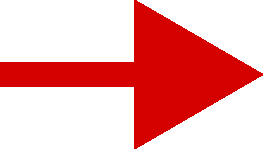
%> input picture src/.old/seta2.png, 263 x 149 px
$ octave Untitled3_imagemVeiculo.m   (GNU Octave 9; MATLAB toolbox functions it lacks are replaced by stand-ins)
%> lines starting %> are read from the running program, lines starting %| are printed output that depends on the picture
%%
clc,clear,close all

% Step 1: Load the arrow figure
arrowImg = imread('seta2.png');
%> arrowImg is the input picture: size 149x263x3 uint8; mean R, G, B 240.9, 169.1, 169.1

% Step 2: Create a figure and axes
figure;
axes('XLim', [-10 10], 'YLim', [-10 10]);

% Step 3: Define the circle's center and radius
xc = 0;
yc = 0;
r = 5;

% Step 4: Set up a time vector
t = linspace(0, 10, 100);
dt = t(2) - t(1);

% Step 5: Calculate the arrow's position and heading angle
for i = 1:length(t)
    theta = 2*pi*t(i);  % Adjust this line for desired rotation speed

    % Calculate the arrow's position
    x = xc + r*cos(theta);
    y = yc + r*sin(theta);

    % Calculate the adjusted heading angle
    adjustedArrow = imrotate(arrowImg, rad2deg(theta));

    % Step 6: Update the plot
    imshow(adjustedArrow, 'XData', [x-1 x+1], 'YData', [y-1 y+1]);
    hold on;
    plot(x, y, 'ro');  % Plot the circle's center
    hold off;

    pause(dt);
end
%> this loop made 100 passes
%> pass 1, `plot(x, y, 'ro');  % Plot the circle's center`:
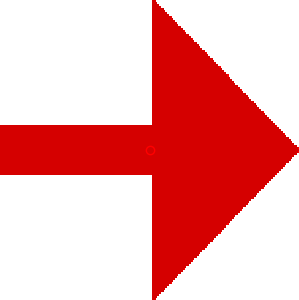
%> figure redrawn from the program's plot data; shown 149 times larger
%> pass 2, `adjustedArrow = imrotate(arrowImg, rad2deg(theta));`:
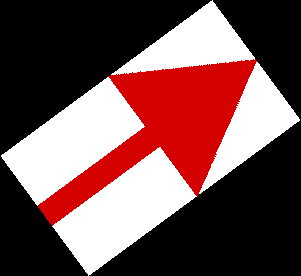
%> adjustedArrow: size 276x301x3 uint8; mean R, G, B 113.6, 79.8, 79.8
%> pass 3, `adjustedArrow = imrotate(arrowImg, rad2deg(theta));`:
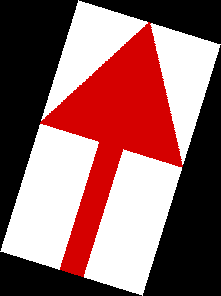
%> adjustedArrow: size 296x221x3 uint8; mean R, G, B 144.3, 101.3, 101.3

$ run again, with src/.old/0.png copied over src/.old/seta2.png
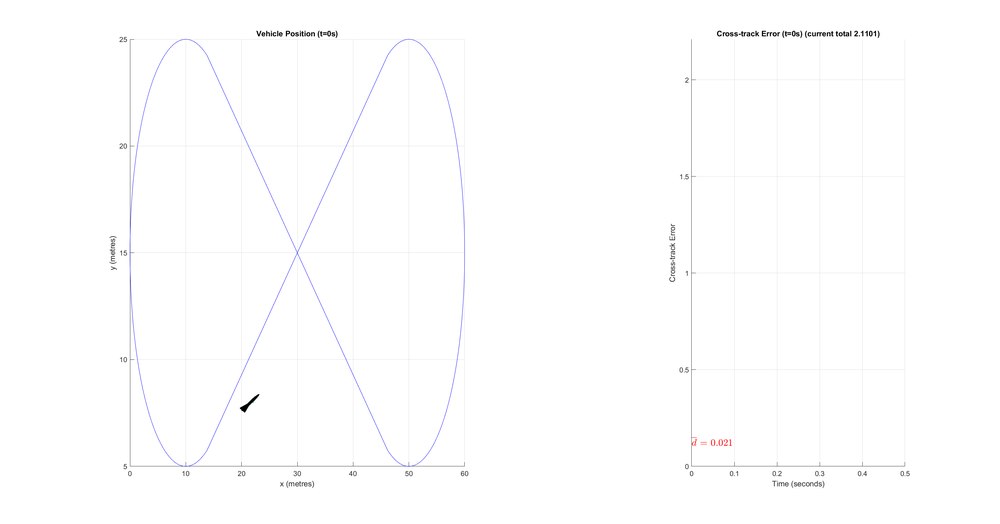
%> input picture src/.old/0.png, 1000 x 524 px, shrunk from 3000 x 1573 before the run
%> arrowImg is the input picture: size 524x1000x3 uint8; mean R, G, B 253.7, 253.7, 254.1
%> the loop `for i = 1:length(t)` made 100 passes
%> pass 1, `plot(x, y, 'ro');  % Plot the circle's center`:
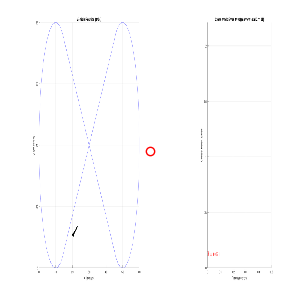
%> figure redrawn from the program's plot data; shown 150 times larger
%> pass 3, `adjustedArrow = imrotate(arrowImg, rad2deg(theta));`:
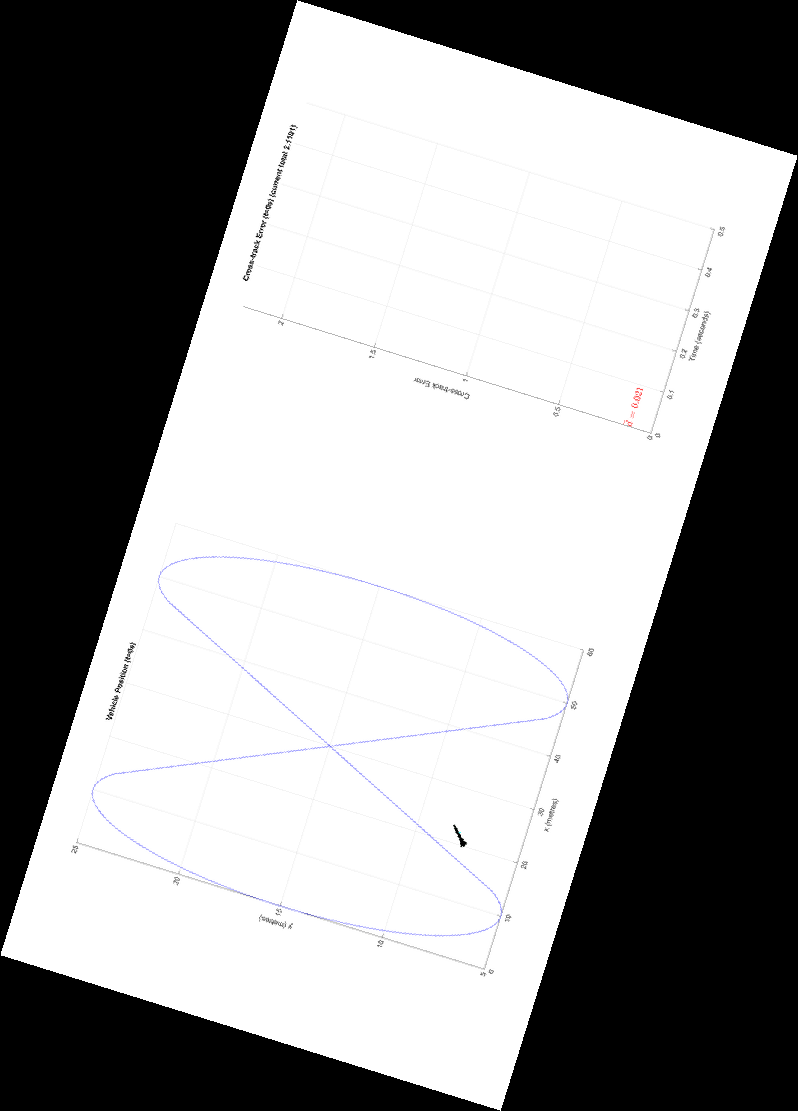
%> adjustedArrow: size 1111x798x3 uint8; mean R, G, B 150, 149.9, 150.2

$ run again, with src/.old/0_8shape_R1.png copied over src/.old/seta2.png
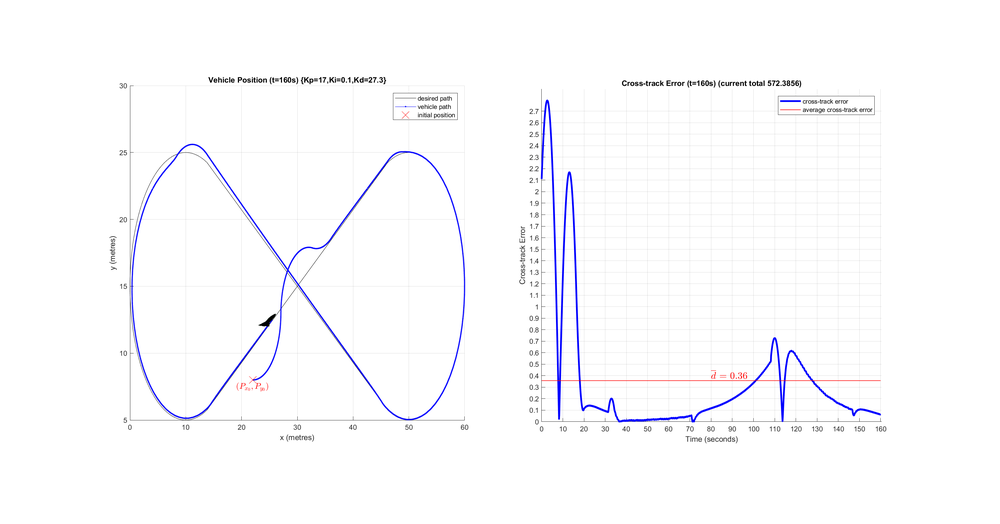
%> input picture src/.old/0_8shape_R1.png, 1000 x 524 px, shrunk from 3000 x 1573 before the run
%> arrowImg is the input picture: size 524x1000x3 uint8; mean R, G, B 251, 250.8, 252.9
%> the loop `for i = 1:length(t)` made 100 passes
%> pass 1, `plot(x, y, 'ro');  % Plot the circle's center`:
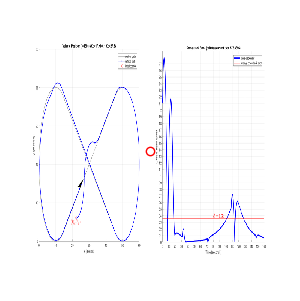
%> figure redrawn from the program's plot data; shown 150 times larger
%> pass 3, `adjustedArrow = imrotate(arrowImg, rad2deg(theta));`:
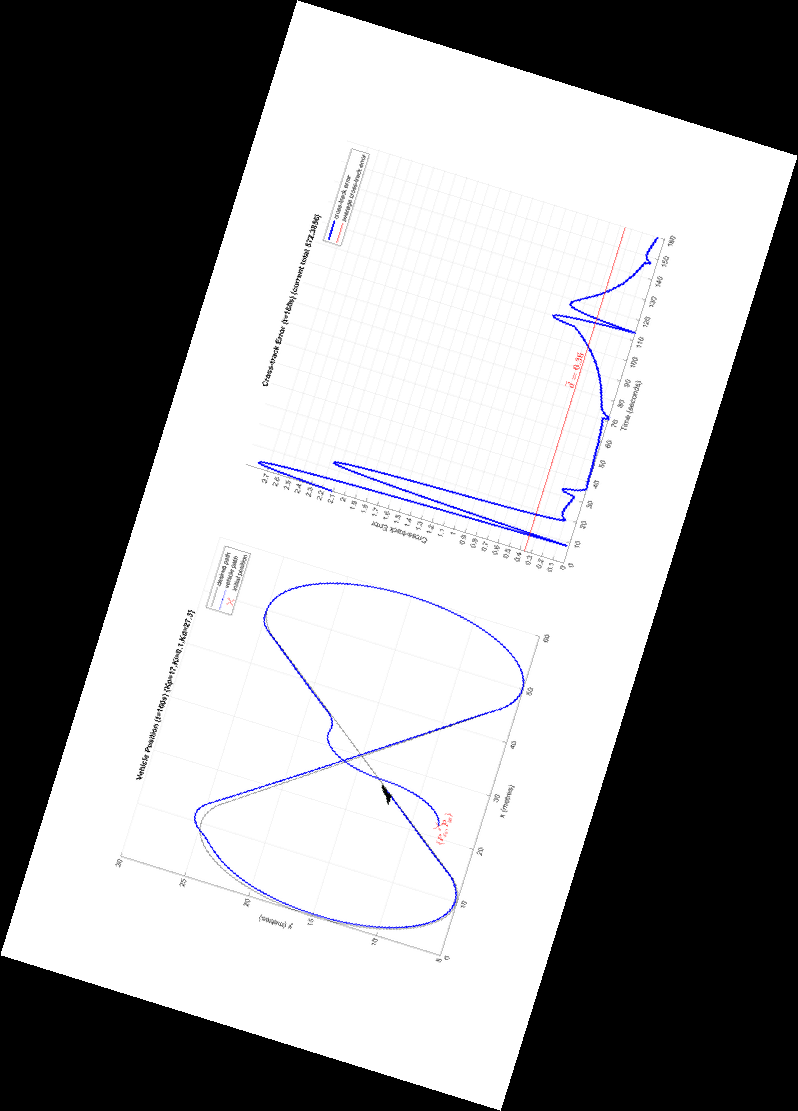
%> adjustedArrow: size 1111x798x3 uint8; mean R, G, B 148.3, 148.2, 149.5

$ run again, with src/.old/105.png copied over src/.old/seta2.png
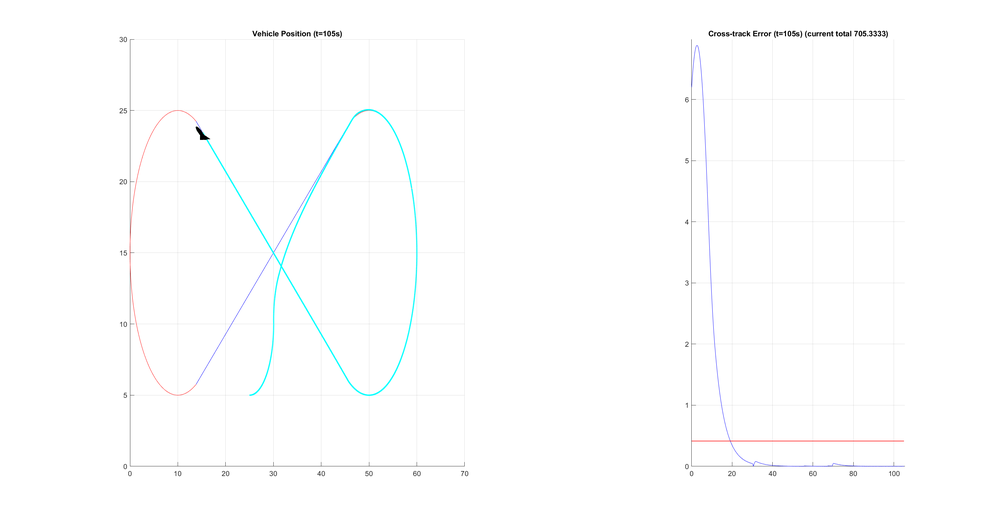
%> input picture src/.old/105.png, 1000 x 524 px, shrunk from 3000 x 1573 before the run
%> arrowImg is the input picture: size 524x1000x3 uint8; mean R, G, B 253.4, 253.8, 254
%> the loop `for i = 1:length(t)` made 100 passes
%> pass 1, `plot(x, y, 'ro');  % Plot the circle's center`:
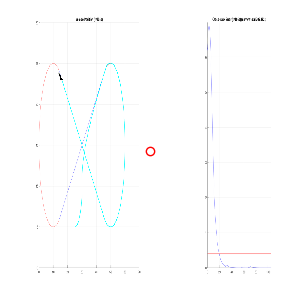
%> figure redrawn from the program's plot data; shown 150 times larger
%> pass 3, `adjustedArrow = imrotate(arrowImg, rad2deg(theta));`:
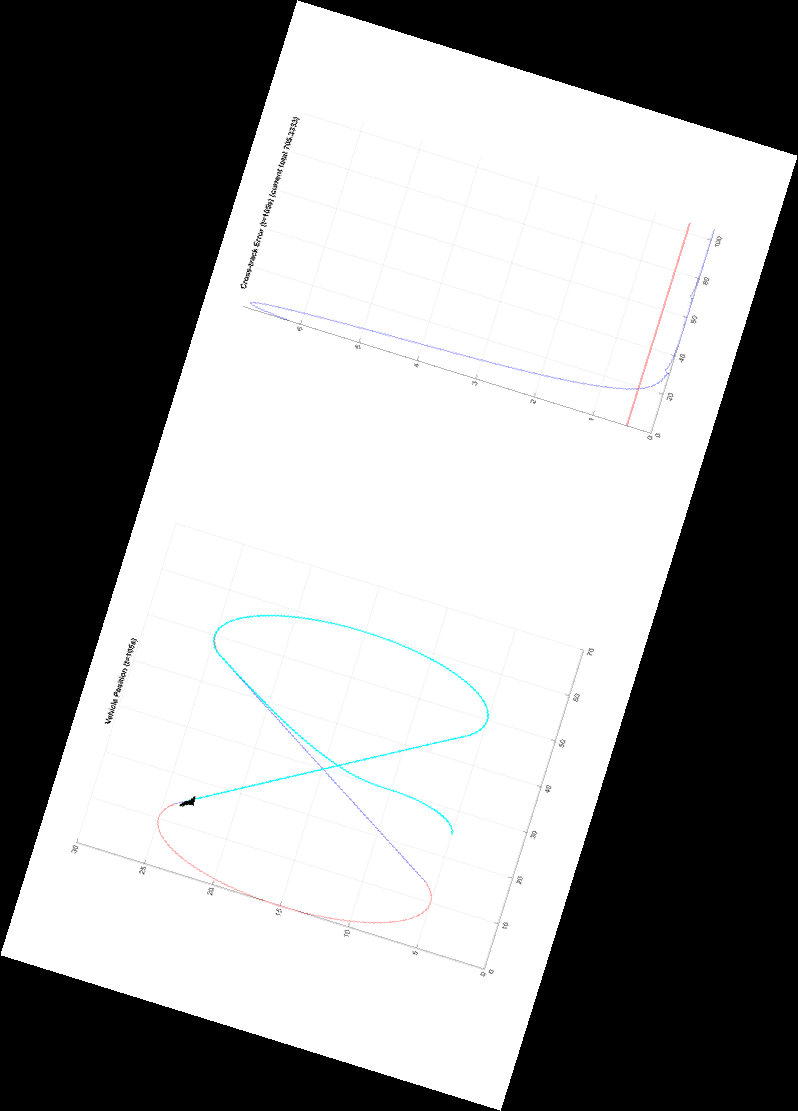
%> adjustedArrow: size 1111x798x3 uint8; mean R, G, B 149.7, 150, 150.1
